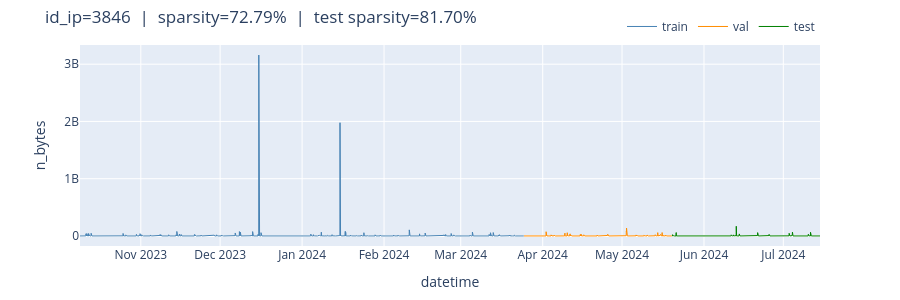
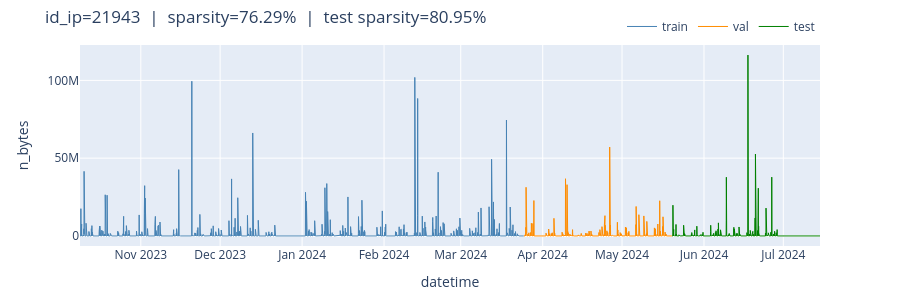
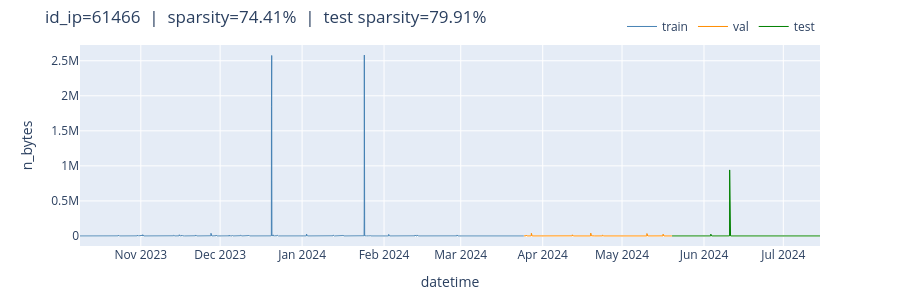
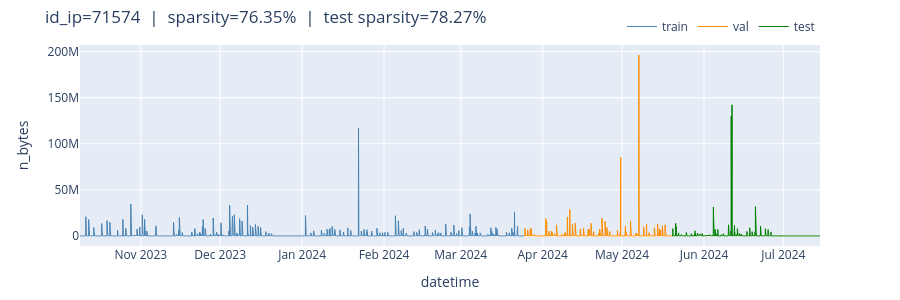

Notebook code cell kept with these figures, in order:
### Code cell
TARGET = source.target_column

split_colors = {"train": "steelblue", "val": "darkorange", "test": "green"}

for ts_id in source.ts_ids[:10]:
    df = get_full_series(source, ts_id)
    sp = sparsity(df[TARGET])
    test_df = df[df["split"] == "test"]
    sp_test = sparsity(test_df[TARGET])
    zero_pct = (df[TARGET] == 0).sum() / len(df)
    nan_pct = df[TARGET].isna().sum() / len(df)

    print(f"--- id_ip={ts_id} ---")
    print(f"  Total points : {len(df)}")
    print(f"  Sparsity     : {sp:.2%}  (zeros: {zero_pct:.2%}, NaNs: {nan_pct:.2%})")
    print(f"  Test sparsity: {sp_test:.2%}")

    fig = go.Figure()
    for split, color in split_colors.items():
        mask = df["split"] == split
        fig.add_trace(go.Scatter(
            x=df.loc[mask, "datetime"],
            y=df.loc[mask, TARGET],
            mode="lines",
            name=split,
            line=dict(color=color, width=1),
        ))

    fig.update_layout(
        title=f"id_ip={ts_id}  |  sparsity={sp:.2%}  |  test sparsity={sp_test:.2%}",
        xaxis_title="datetime",
        yaxis_title="n_bytes",
        height=300,
        margin=dict(t=40, b=40),
        legend=dict(orientation="h", yanchor="bottom", y=1.02, xanchor="right", x=1),
    )
    fig.show()

### Figure 1 — Plotly figure (JSON) as saved in the notebook; plotly's stock layout.template omitted (floating-point values rounded to 4 significant figures; data arrays with more than 128 entries replaced by an {"elided": "..."} marker saying what was removed)
{"data": [{"line": {"color": "steelblue", "width": 1}, "mode": "lines", "name": "train", "type": "scatter", "x": {"elided": "4030 str values"}, "y": {"elided": "4030 float values"}}, {"line": {"color": "darkorange", "width": 1}, "mode": "lines", "name": "val", "type": "scatter", "x": {"elided": "1344 str values"}, "y": {"elided": "1344 float values"}}, {"line": {"color": "green", "width": 1}, "mode": "lines", "name": "test", "type": "scatter", "x": {"elided": "1344 str values"}, "y": {"elided": "1344 float values"}}], "layout": {"height": 300, "legend": {"orientation": "h", "x": 1, "xanchor": "right", "y": 1.02, "yanchor": "bottom"}, "margin": {"b": 40, "t": 40}, "title": {"text": "id_ip=3846  |  sparsity=72.79%  |  test sparsity=81.70%"}, "xaxis": {"title": {"text": "datetime"}}, "yaxis": {"title": {"text": "n_bytes"}}}}

### Figure 2 — Plotly figure (JSON) as saved in the notebook; plotly's stock layout.template omitted (floating-point values rounded to 4 significant figures; data arrays with more than 128 entries replaced by an {"elided": "..."} marker saying what was removed)
{"data": [{"line": {"color": "steelblue", "width": 1}, "mode": "lines", "name": "train", "type": "scatter", "x": {"elided": "4030 str values"}, "y": {"elided": "4030 float values"}}, {"line": {"color": "darkorange", "width": 1}, "mode": "lines", "name": "val", "type": "scatter", "x": {"elided": "1344 str values"}, "y": {"elided": "1344 float values"}}, {"line": {"color": "green", "width": 1}, "mode": "lines", "name": "test", "type": "scatter", "x": {"elided": "1344 str values"}, "y": {"elided": "1344 float values"}}], "layout": {"height": 300, "legend": {"orientation": "h", "x": 1, "xanchor": "right", "y": 1.02, "yanchor": "bottom"}, "margin": {"b": 40, "t": 40}, "title": {"text": "id_ip=21943  |  sparsity=76.29%  |  test sparsity=80.95%"}, "xaxis": {"title": {"text": "datetime"}}, "yaxis": {"title": {"text": "n_bytes"}}}}

### Figure 3 — Plotly figure (JSON) as saved in the notebook; plotly's stock layout.template omitted (floating-point values rounded to 4 significant figures; data arrays with more than 128 entries replaced by an {"elided": "..."} marker saying what was removed)
{"data": [{"line": {"color": "steelblue", "width": 1}, "mode": "lines", "name": "train", "type": "scatter", "x": {"elided": "4030 str values"}, "y": {"elided": "4030 float values"}}, {"line": {"color": "darkorange", "width": 1}, "mode": "lines", "name": "val", "type": "scatter", "x": {"elided": "1344 str values"}, "y": {"elided": "1344 float values"}}, {"line": {"color": "green", "width": 1}, "mode": "lines", "name": "test", "type": "scatter", "x": {"elided": "1344 str values"}, "y": {"elided": "1344 float values"}}], "layout": {"height": 300, "legend": {"orientation": "h", "x": 1, "xanchor": "right", "y": 1.02, "yanchor": "bottom"}, "margin": {"b": 40, "t": 40}, "title": {"text": "id_ip=61466  |  sparsity=74.41%  |  test sparsity=79.91%"}, "xaxis": {"title": {"text": "datetime"}}, "yaxis": {"title": {"text": "n_bytes"}}}}

### Figure 4 — Plotly figure (JSON) as saved in the notebook; plotly's stock layout.template omitted (floating-point values rounded to 4 significant figures; data arrays with more than 128 entries replaced by an {"elided": "..."} marker saying what was removed)
{"data": [{"line": {"color": "steelblue", "width": 1}, "mode": "lines", "name": "train", "type": "scatter", "x": {"elided": "4030 str values"}, "y": {"elided": "4030 float values"}}, {"line": {"color": "darkorange", "width": 1}, "mode": "lines", "name": "val", "type": "scatter", "x": {"elided": "1344 str values"}, "y": {"elided": "1344 float values"}}, {"line": {"color": "green", "width": 1}, "mode": "lines", "name": "test", "type": "scatter", "x": {"elided": "1344 str values"}, "y": {"elided": "1344 float values"}}], "layout": {"height": 300, "legend": {"orientation": "h", "x": 1, "xanchor": "right", "y": 1.02, "yanchor": "bottom"}, "margin": {"b": 40, "t": 40}, "title": {"text": "id_ip=71574  |  sparsity=76.35%  |  test sparsity=78.27%"}, "xaxis": {"title": {"text": "datetime"}}, "yaxis": {"title": {"text": "n_bytes"}}}}
